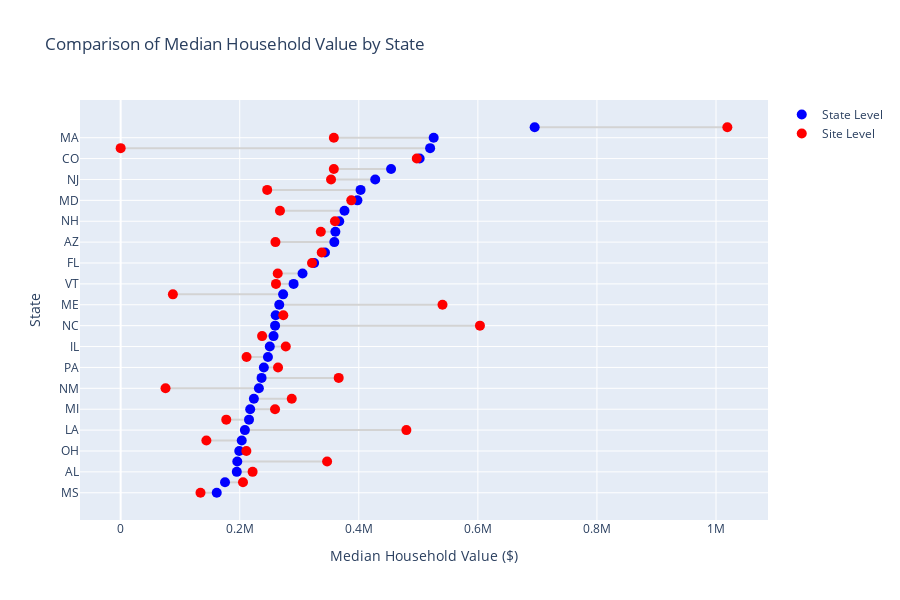

The notebook cell saved with this chart:
### Code cell
housesite_fig = go.Figure()

# Add lines connecting the two points
for i in range(len(comparehouse_df)):
    housesite_fig.add_trace(go.Scatter(
        x=[comparehouse_df.iloc[i]['house_value_median_state'], 
           comparehouse_df.iloc[i]['house_value_median_site']],
        y=[comparehouse_df.iloc[i]['state_abbrev'], comparehouse_df.iloc[i]['state_abbrev']],
        mode='lines',
        line=dict(color='lightgray', width=2),
        showlegend=False,
        hoverinfo='skip'
    ))

# Add points for statedf
housesite_fig.add_trace(go.Scatter(
    x=comparehouse_df['house_value_median_state'],
    y=comparehouse_df['state_abbrev'],
    mode='markers',
    name='State Level',
    marker=dict(size=10, color='blue'),
    hovertemplate='<b>%{y}</b><br>State: $%{x:,.0f}<extra></extra>'
))

# Add points for sitedf
housesite_fig.add_trace(go.Scatter(
    x=comparehouse_df['house_value_median_site'],
    y=comparehouse_df['state_abbrev'],
    mode='markers',
    name='Site Level',
    marker=dict(size=10, color='red'),
    hovertemplate='<b>%{y}</b><br>Site: $%{x:,.0f}<extra></extra>'
))

# Update layout
housesite_fig.update_layout(
    title='Comparison of Median Household Value by State',
    xaxis_title='Median Household Value ($)',
    yaxis_title='State',
    height=600,
    hovermode='closest',
    showlegend=True
)

housesite_fig.show()

### Figure 1 — Plotly figure (JSON) as saved in the notebook; plotly's stock layout.template omitted (floating-point values rounded to 4 significant figures)
{"data": [{"hoverinfo": "skip", "line": {"color": "lightgray", "width": 2}, "mode": "lines", "showlegend": false, "type": "scatter", "x": [161400, 134100], "y": ["MS", "MS"]}, {"hoverinfo": "skip", "line": {"color": "lightgray", "width": 2}, "mode": "lines", "showlegend": false, "type": "scatter", "x": [175300, 205500], "y": ["AR", "AR"]}, {"hoverinfo": "skip", "line": {"color": "lightgray", "width": 2}, "mode": "lines", "showlegend": false, "type": "scatter", "x": [195100, 221650], "y": ["AL", "AL"]}, {"hoverinfo": "skip", "line": {"color": "lightgray", "width": 2}, "mode": "lines", "showlegend": false, "type": "scatter", "x": [195900, 346800], "y": ["IA", "IA"]}, {"hoverinfo": "skip", "line": {"color": "lightgray", "width": 2}, "mode": "lines", "showlegend": false, "type": "scatter", "x": [199200, 211150], "y": ["OH", "OH"]}, {"hoverinfo": "skip", "line": {"color": "lightgray", "width": 2}, "mode": "lines", "showlegend": false, "type": "scatter", "x": [203400, 144000], "y": ["KS", "KS"]}, {"hoverinfo": "skip", "line": {"color": "lightgray", "width": 2}, "mode": "lines", "showlegend": false, "type": "scatter", "x": [208700, 479950], "y": ["LA", "LA"]}, {"hoverinfo": "skip", "line": {"color": "lightgray", "width": 2}, "mode": "lines", "showlegend": false, "type": "scatter", "x": [215600, 177400], "y": ["MO", "MO"]}, {"hoverinfo": "skip", "line": {"color": "lightgray", "width": 2}, "mode": "lines", "showlegend": false, "type": "scatter", "x": [217600, 259325], "y": ["MI", "MI"]}, {"hoverinfo": "skip", "line": {"color": "lightgray", "width": 2}, "mode": "lines", "showlegend": false, "type": "scatter", "x": [223800, 287400], "y": ["NE", "NE"]}, {"hoverinfo": "skip", "line": {"color": "lightgray", "width": 2}, "mode": "lines", "showlegend": false, "type": "scatter", "x": [232200, 75400], "y": ["NM", "NM"]}, {"hoverinfo": "skip", "line": {"color": "lightgray", "width": 2}, "mode": "lines", "showlegend": false, "type": "scatter", "x": [236700, 366260], "y": ["SC", "SC"]}, {"hoverinfo": "skip", "line": {"color": "lightgray", "width": 2}, "mode": "lines", "showlegend": false, "type": "scatter", "x": [240500, 264340], "y": ["PA", "PA"]}, {"hoverinfo": "skip", "line": {"color": "lightgray", "width": 2}, "mode": "lines", "showlegend": false, "type": "scatter", "x": [247400, 211500], "y": ["WI", "WI"]}, {"hoverinfo": "skip", "line": {"color": "lightgray", "width": 2}, "mode": "lines", "showlegend": false, "type": "scatter", "x": [250500, 277400.0], "y": ["IL", "IL"]}, {"hoverinfo": "skip", "line": {"color": "lightgray", "width": 2}, "mode": "lines", "showlegend": false, "type": "scatter", "x": [256800, 237600], "y": ["TN", "TN"]}, {"hoverinfo": "skip", "line": {"color": "lightgray", "width": 2}, "mode": "lines", "showlegend": false, "type": "scatter", "x": [259400, 603500], "y": ["NC", "NC"]}, {"hoverinfo": "skip", "line": {"color": "lightgray", "width": 2}, "mode": "lines", "showlegend": false, "type": "scatter", "x": [260400, 273200], "y": ["TX", "TX"]}, {"hoverinfo": "skip", "line": {"color": "lightgray", "width": 2}, "mode": "lines", "showlegend": false, "type": "scatter", "x": [266400, 540600], "y": ["ME", "ME"]}, {"hoverinfo": "skip", "line": {"color": "lightgray", "width": 2}, "mode": "lines", "showlegend": false, "type": "scatter", "x": [272900, 87750], "y": ["GA", "GA"]}, {"hoverinfo": "skip", "line": {"color": "lightgray", "width": 2}, "mode": "lines", "showlegend": false, "type": "scatter", "x": [290500, 260900], "y": ["VT", "VT"]}, {"hoverinfo": "skip", "line": {"color": "lightgray", "width": 2}, "mode": "lines", "showlegend": false, "type": "scatter", "x": [305500, 263850], "y": ["MN", "MN"]}, {"hoverinfo": "skip", "line": {"color": "lightgray", "width": 2}, "mode": "lines", "showlegend": false, "type": "scatter", "x": [325000, 321400], "y": ["FL", "FL"]}, {"hoverinfo": "skip", "line": {"color": "lightgray", "width": 2}, "mode": "lines", "showlegend": false, "type": "scatter", "x": [343200, 337750], "y": ["CT", "CT"]}, {"hoverinfo": "skip", "line": {"color": "lightgray", "width": 2}, "mode": "lines", "showlegend": false, "type": "scatter", "x": [358900, 260000], "y": ["AZ", "AZ"]}, {"hoverinfo": "skip", "line": {"color": "lightgray", "width": 2}, "mode": "lines", "showlegend": false, "type": "scatter", "x": [360700, 336200], "y": ["VA", "VA"]}, {"hoverinfo": "skip", "line": {"color": "lightgray", "width": 2}, "mode": "lines", "showlegend": false, "type": "scatter", "x": [367200, 360000], "y": ["NH", "NH"]}, {"hoverinfo": "skip", "line": {"color": "lightgray", "width": 2}, "mode": "lines", "showlegend": false, "type": "scatter", "x": [376000, 267600], "y": ["ID", "ID"]}, {"hoverinfo": "skip", "line": {"color": "lightgray", "width": 2}, "mode": "lines", "showlegend": false, "type": "scatter", "x": [397700, 387400], "y": ["MD", "MD"]}, {"hoverinfo": "skip", "line": {"color": "lightgray", "width": 2}, "mode": "lines", "showlegend": false, "type": "scatter", "x": [403000, 246125], "y": ["NY", "NY"]}, {"hoverinfo": "skip", "line": {"color": "lightgray", "width": 2}, "mode": "lines", "showlegend": false, "type": "scatter", "x": [427600, 353400], "y": ["NJ", "NJ"]}, {"hoverinfo": "skip", "line": {"color": "lightgray", "width": 2}, "mode": "lines", "showlegend": false, "type": "scatter", "x": [454200, 358100], "y": ["OR", "OR"]}, {"hoverinfo": "skip", "line": {"color": "lightgray", "width": 2}, "mode": "lines", "showlegend": false, "type": "scatter", "x": [502200, 497400], "y": ["CO", "CO"]}, {"hoverinfo": "skip", "line": {"color": "lightgray", "width": 2}, "mode": "lines", "showlegend": false, "type": "scatter", "x": [519800, 0], "y": ["WA", "WA"]}, {"hoverinfo": "skip", "line": {"color": "lightgray", "width": 2}, "mode": "lines", "showlegend": false, "type": "scatter", "x": [525800, 358100], "y": ["MA", "MA"]}, {"hoverinfo": "skip", "line": {"color": "lightgray", "width": 2}, "mode": "lines", "showlegend": false, "type": "scatter", "x": [695400, 1019000.0], "y": ["CA", "CA"]}, {"hovertemplate": "<b>%{y}</b><br>State: $%{x:,.0f}<extra></extra>", "marker": {"color": "blue", "size": 10}, "mode": "markers", "name": "State Level", "type": "scatter", "x": [161400.0, 175300.0, 195100.0, 195900.0, 199200.0, 203400.0, 208700.0, 215600.0, 217600.0, 223800.0, 232200.0, 236700.0, 240500.0, 247400.0, 250500.0, 256800.0, 259400.0, 260400.0, 266400.0, 272900.0, 290500.0, 305500.0, 325000.0, 343200.0, 358900.0, 360700.0, 367200.0, 376000.0, 397700.0, 403000.0, 427600.0, 454200.0, 502200.0, 519800.0, 525800.0, 695400.0], "y": ["MS", "AR", "AL", "IA", "OH", "KS", "LA", "MO", "MI", "NE", "NM", "SC", "PA", "WI", "IL", "TN", "NC", "TX", "ME", "GA", "VT", "MN", "FL", "CT", "AZ", "VA", "NH", "ID", "MD", "NY", "NJ", "OR", "CO", "WA", "MA", "CA"]}, {"hovertemplate": "<b>%{y}</b><br>Site: $%{x:,.0f}<extra></extra>", "marker": {"color": "red", "size": 10}, "mode": "markers", "name": "Site Level", "type": "scatter", "x": [134100.0, 205500.0, 221600.0, 346800.0, 211200.0, 144000.0, 480000.0, 177400.0, 259300.0, 287400.0, 75400.0, 366300.0, 264300.0, 211500.0, 277400.0, 237600.0, 603500.0, 273200.0, 540600.0, 87750.0, 260900.0, 263800.0, 321400.0, 337800.0, 260000.0, 336200.0, 360000.0, 267600.0, 387400.0, 246100.0, 353400.0, 358100.0, 497400.0, 0.0, 358100.0, 1019000.0], "y": ["MS", "AR", "AL", "IA", "OH", "KS", "LA", "MO", "MI", "NE", "NM", "SC", "PA", "WI", "IL", "TN", "NC", "TX", "ME", "GA", "VT", "MN", "FL", "CT", "AZ", "VA", "NH", "ID", "MD", "NY", "NJ", "OR", "CO", "WA", "MA", "CA"]}], "layout": {"height": 600, "hovermode": "closest", "showlegend": true, "title": {"text": "Comparison of Median Household Value by State"}, "xaxis": {"title": {"text": "Median Household Value ($)"}}, "yaxis": {"title": {"text": "State"}}}}
